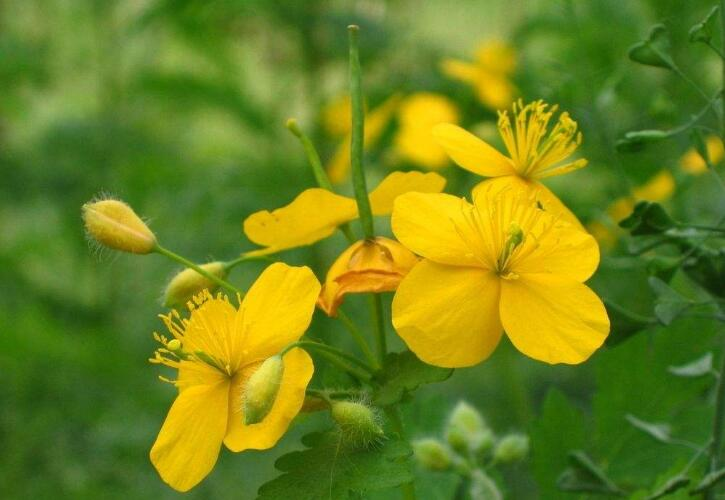
#> input picture 06图像美化/image.jpg, 725 x 500 px
$ jupyter execute '03图片修补.ipynb'
#> lines starting #> are read from the running program, lines starting #| are printed output that depends on the picture; after the words box and inside, x2 and y2 are one past the last pixel; in counts of white or black regions, pixels touching at a corner belong together
[cell 1]
import cv2
import numpy as np
img = cv2.imread('image.jpg',1)
#> img is the input picture: shape (500, 725, 3); mean B, G, R 27.6, 129.5, 108.6
for i in range(200,300):
    img[i,200] = (255,255,255)
    img[i,200 + 1] = (255,255,255)
    img[i,200 - 1] = (255,255,255)
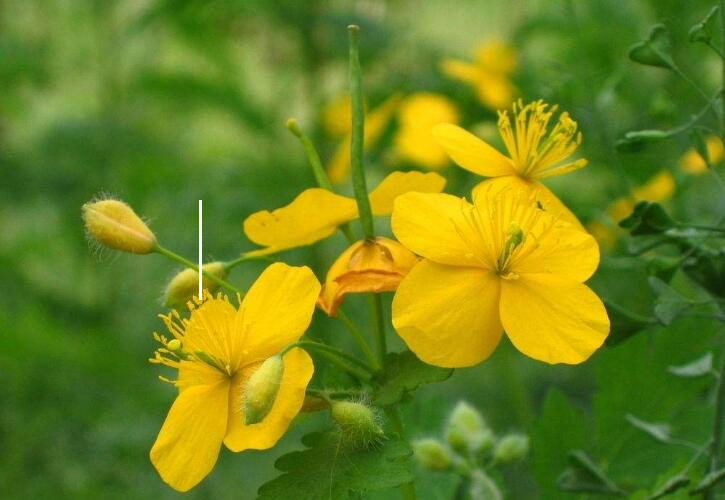
#> img: shape (500, 725, 3); 0.08% of pixels changed, all inside (x1, y1, x2, y2) = (199, 200, 202, 300)
for i in range(150,250):
    img[200,i] = (255,255,255)
    img[200 + 1,i] = (255,255,255)
    img[200 - 1,i] = (255,255,255)
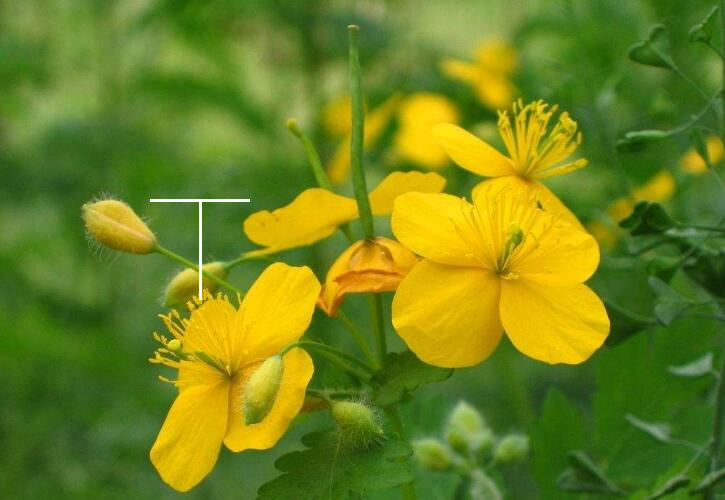
#> img: shape (500, 725, 3); 0.08% of pixels changed, all inside (x1, y1, x2, y2) = (150, 199, 250, 202)
cv2.imwrite('damaged.jpg',img)
cv2.imshow('image',img)
cv2.waitKey(0)

[cell 2]
# 1坏图 2 损坏区域 3 修补
import cv2
import numpy as np
img = cv2.imread('damaged.jpg',1)
cv2.imshow('src',img)
imgInfo = img.shape
#> imgInfo = (500, 725, 3)
height = imgInfo[0]
#> height = 500
width = imgInfo[1]
#> width = 725
paint = np.zeros((height,width,1),np.uint8)

for i in range(200,300):
    paint[i,200] = 255
    paint[i,200 + 1] = 255
    paint[i,200 - 1] = 255
for i in range(150,250):
    paint[200,i] = 255
    paint[200 + 1,i] = 255
    paint[200 - 1,i] = 255
cv2.imshow('paint',paint)
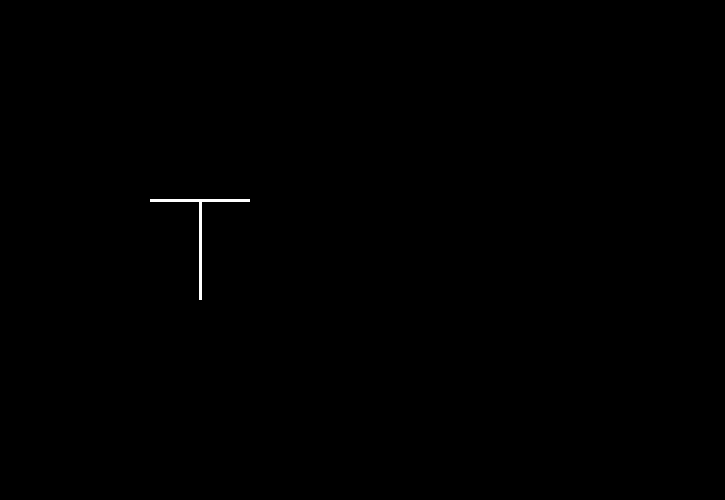
#> window 'paint': shape (500, 725, 1); 0.16% white; 1 white region, box (x1, y1, x2, y2) and area: (150, 199, 250, 300) 594
imgDst = cv2.inpaint(img,paint,3,cv2.INPAINT_TELEA)
cv2.imshow('image',imgDst)
cv2.waitKey(0)
